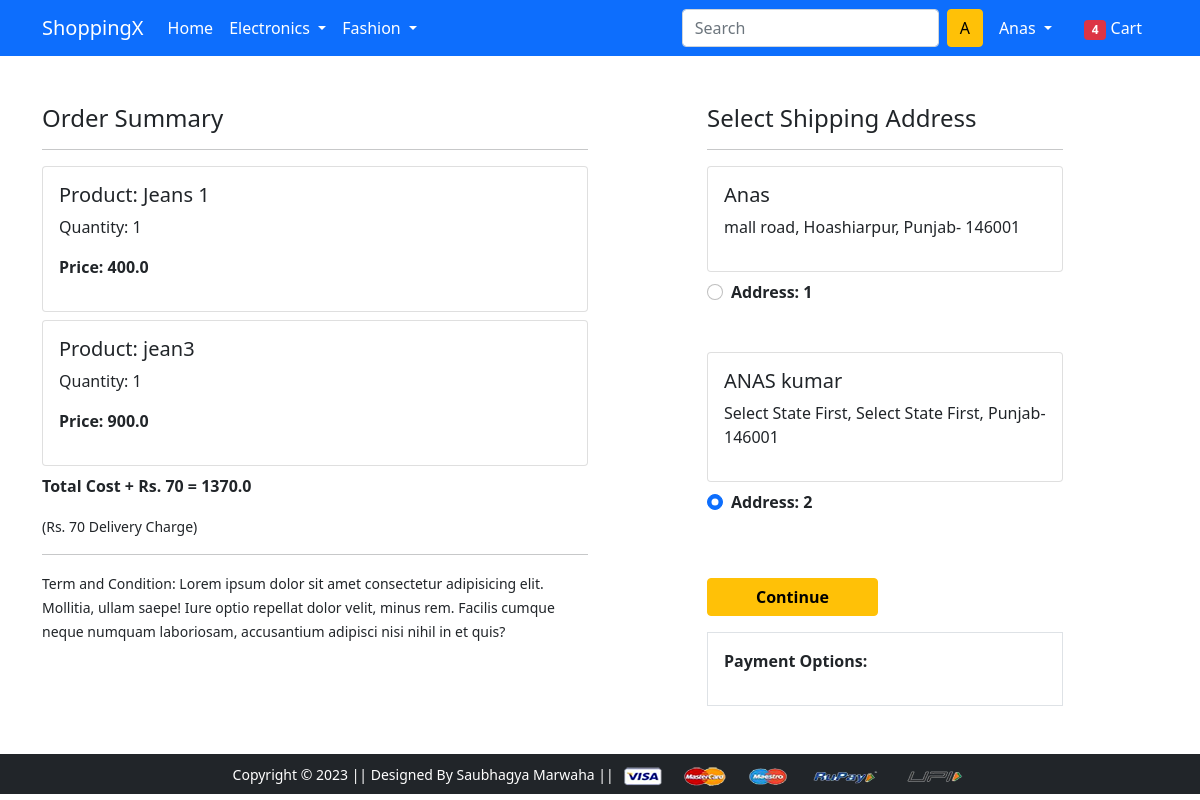
Page /checkout/ (signed in) on the earlier database version.
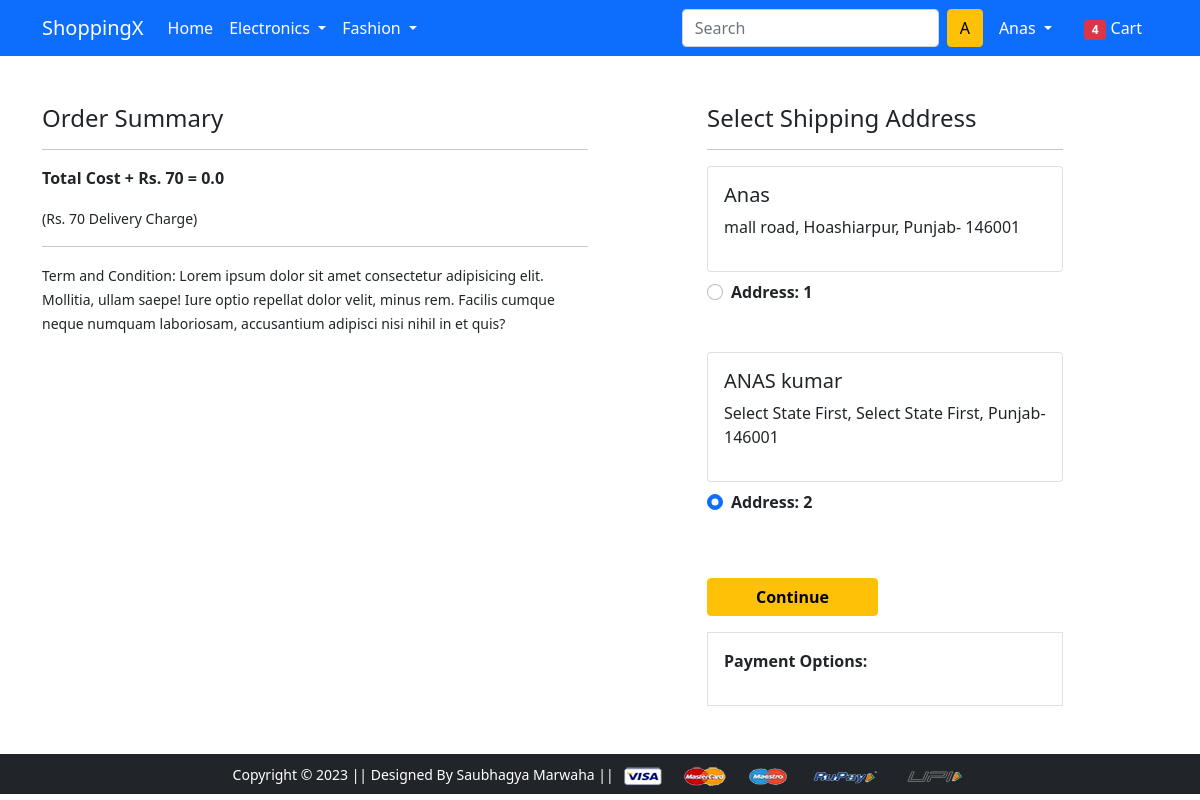
Same page on the later database version.
### app/models.py (models this page shows, shortened)
class Cart(models.Model):
    user = models.ForeignKey(User, on_delete=models.CASCADE)
    product = models.ForeignKey(Product, on_delete=models.CASCADE)
    quantity = models.PositiveIntegerField(default=1)
    @property
    def total_cost(self):
        return self.quantity * self.product.discounted_price

class Product(models.Model):
    title = models.CharField(max_length=100)
    selling_price = models.FloatField()
    discounted_price = models.FloatField()
    description = models.TextField()
    brand = models.CharField(max_length=200)
    category = models.CharField(choices= CATEGORY_CHOICES, max_length=2)
    product_image = models.ImageField(upload_to='productimg')

class Customer(models.Model):
    user = models.ForeignKey(User, on_delete=models.CASCADE)
    name = models.CharField(max_length=200)
    locality = models.CharField(max_length=200)
    city = models.CharField(max_length=50)
    zipcode = models.IntegerField()
    state = models.CharField(choices=STATE_CHOICES, max_length=50)

### app/views.py (the view)
# urls.py: path('checkout/', views.checkout, name='checkout'),
def checkout(request):
 user = request.user
 add = Customer.objects.filter(user=user)
 cart_items = Cart.objects.filter(user=request.user)
 amount = 0.0
 shipping_amount = 70.0
 totalamount = 0.0
 cart_product = [p for p in Cart.objects.all() if p.user == request.user]
 if cart_product:
  for p in cart_product:
   tempamount = (p.quantity * p.product.discounted_price)
   amount += tempamount
  totalamount = amount + shipping_amount
 return render(request, 'app/checkout.html', {'add': add, 'cart_items': cart_items, 'totalcost': totalamount})

### app/templates/app/checkout.html (shortened to what this page needs)
{% extends 'app/base.html' %}
{% load static %}
{% block main-content %}
<div class="container">
 <div class="row mt-5">
  <div class="col-sm-6">
    <h4>Order Summary</h4>
    <hr>
    {% for item in cart_items %}
      <div class="card mb-2">
        <div class="card-body">
          <h5>Product: {{item.product.title}}</h5>
          <p>Quantity: {{item.quantity}}</p>
          <p class="fw-bold">Price: {{item.total_cost}}</p>
        </div>
      </div>
    {% endfor %}
    <p class="fw-bold">Total Cost + Rs. 70  = {{totalcost}}</p>
    <small>(Rs. 70 Delivery Charge)</small> <hr>
    <small>Term and Condition: Lorem ipsum dolor sit amet consectetur adipisicing elit. Mollitia, ullam saepe! Iure optio repellat dolor velit, minus rem. Facilis cumque neque numquam laboriosam, accusantium adipisci nisi nihil in et quis?</small>
  </div>
  <div class="col-sm-4 offset-sm-1">
    <h4>Select Shipping Address</h4>
    <hr>
    <form action="/paymentdone" id="myform">
    {% for ad in add %}
      <div class="card">
        <div class="card-body">
        <h5>{{ad.name}}</h5>
        <p>{{ad.locality}}, {{ad.city}}, {{ad.state}}- {{ad.zipcode}}</p>
        </div>
      </div>
        <div class="form-check mt-2 mb-5">
          <input class="form-check-input" type="radio" name="custid" id="custadd{{forloop.counter}}" value="{{ad.id}}" checked>
          <label class="form-check-label fw-bold" for="custadd{{forloop.counter}}">
            Address: {{ forloop.counter }} </label>
        </div>
      {% endfor %}
      <div>
      <button type="submit" class="btn btn-warning mt-3 px-5 fw-bold" id="continuebtn">Continue</button>
        </div>
        <div class="border p-3">
          <p class="fw-bold">Payment Options:</p>
        </div>
      </form>
    </div>
  </div>
</div>
{% endblock main-content %}

Differences in the rows shown:
removed Cart: product "Jeans 1", quantity "1", total_cost "400.0"
removed Cart: product "jean3", quantity "1", total_cost "900.0"
Other differences:
{{ totalcost }}: "1370.0" → "0.0"
